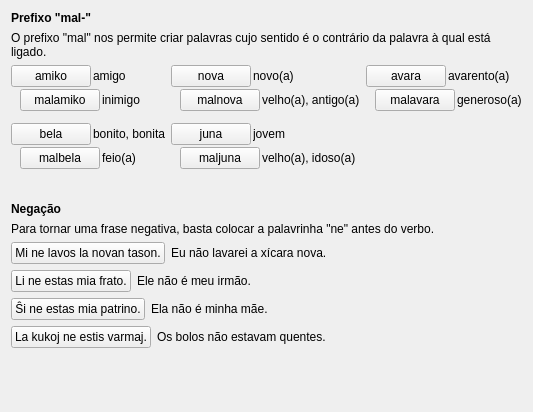
     <widget class="QWidget" name="tab_15">
      <attribute name="icon">
       <iconset resource="ikonoj.qrc">
        <normaloff>:/ikonoj/leciono.png</normaloff>:/ikonoj/leciono.png</iconset>
      </attribute>
      <attribute name="title">
       <string>3</string>
      </attribute>
      <layout class="QVBoxLayout" name="verticalLayout_67" stretch="0,1,0,2">
       <item>
        <layout class="QVBoxLayout" name="verticalLayout_66">
         <item>
          <widget class="titolo" name="Lec02_Label146">
           <property name="maximumSize">
            <size>
             <width>16777215</width>
             <height>30</height>
            </size>
           </property>
           <property name="font">
            <font>
             <weight>75</weight>
             <bold>true</bold>
            </font>
           </property>
           <property name="text">
            <string>Prefixo &quot;mal-&quot;</string>
           </property>
          </widget>
         </item>
         <item>
          <widget class="QLabel" name="Lec02_Label147">
           <property name="text">
            <string>O prefixo &quot;mal&quot; nos permite criar palavras cujo sentido é o contrário da palavra à qual está 
ligado.</string>
           </property>
           <property name="wordWrap">
            <bool>true</bool>
           </property>
          </widget>
         </item>
         <item>
          <layout class="QHBoxLayout" name="horizontalLayout_156">
           <item>
            <layout class="QVBoxLayout" name="verticalLayout_65">
             <property name="spacing">
              <number>12</number>
             </property>
             <item>
              <layout class="QVBoxLayout" name="verticalLayout_58">
               <property name="spacing">
                <number>2</number>
               </property>
               <item>
                <layout class="QHBoxLayout" name="horizontalLayout_146">
                 <item>
                  <widget class="klakbutono" name="Lec02_Button264">
                   <property name="sizePolicy">
                    <sizepolicy hsizetype="Maximum" vsizetype="Fixed">
                     <horstretch>0</horstretch>
                     <verstretch>0</verstretch>
                    </sizepolicy>
                   </property>
                   <property name="maximumSize">
                    <size>
                     <width>16777215</width>
                     <height>16777215</height>
                    </size>
                   </property>
                   <property name="text">
                    <string>amiko</string>
                   </property>
                  </widget>
                 </item>
                 <item>
                  <widget class="QLabel" name="Lec02_Label148">
                   <property name="text">
                    <string>amigo</string>
                   </property>
                   <property name="wordWrap">
                    <bool>true</bool>
                   </property>
                  </widget>
                 </item>
                </layout>
               </item>
               <item>
                <layout class="QHBoxLayout" name="horizontalLayout_147">
                 <item>
                  <widget class="label_sago_reversa" name="label_48">
                   <property name="sizePolicy">
                    <sizepolicy hsizetype="Maximum" vsizetype="Preferred">
                     <horstretch>0</horstretch>
                     <verstretch>0</verstretch>
                    </sizepolicy>
                   </property>
                   <property name="maximumSize">
                    <size>
                     <width>16777215</width>
                     <height>16777215</height>
                    </size>
                   </property>
                   <property name="text">
                    <string/>
                   </property>
                   <property name="pixmap">
                    <pixmap resource="ikonoj.qrc">:/ikonoj/sago_revena.png</pixmap>
                   </property>
                   <property name="alignment">
                    <set>Qt::AlignCenter</set>
                   </property>
                  </widget>
                 </item>
                 <item>
                  <widget class="klakbutono" name="Lec02_Button6">
                   <property name="sizePolicy">
                    <sizepolicy hsizetype="Maximum" vsizetype="Fixed">
                     <horstretch>0</horstretch>
                     <verstretch>0</verstretch>
                    </sizepolicy>
                   </property>
                   <property name="maximumSize">
                    <size>
                     <width>16777215</width>
                     <height>16777215</height>
                    </size>
                   </property>
                   <property name="text">
                    <string>malamiko</string>
                   </property>
                  </widget>
                 </item>
                 <item>
                  <widget class="QLabel" name="Lec02_Label4">
                   <property name="text">
                    <string>inimigo</string>
                   </property>
                   <property name="wordWrap">
                    <bool>true</bool>
                   </property>
                  </widget>
                 </item>
                </layout>
               </item>
              </layout>
             </item>
             <item>
              <layout class="QVBoxLayout" name="verticalLayout_59">
               <property name="spacing">
                <number>2</number>
               </property>
               <item>
                <layout class="QHBoxLayout" name="horizontalLayout_148">
                 <item>
                  <widget class="klakbutono" name="Lec02_Button265">
                   <property name="sizePolicy">
                    <sizepolicy hsizetype="Maximum" vsizetype="Fixed">
                     <horstretch>0</horstretch>
                     <verstretch>0</verstretch>
                    </sizepolicy>
                   </property>
                   <property name="maximumSize">
                    <size>
                     <width>16777215</width>
                     <height>16777215</height>
                    </size>
                   </property>
                   <property name="text">
                    <string>bela</string>
                   </property>
                  </widget>
                 </item>
                 <item>
                  <widget class="QLabel" name="Lec02_Label149">
                   <property name="text">
                    <string>bonito, bonita</string>
                   </property>
                   <property name="wordWrap">
                    <bool>true</bool>
                   </property>
                  </widget>
                 </item>
                </layout>
               </item>
               <item>
                <layout class="QHBoxLayout" name="horizontalLayout_149">
                 <item>
                  <widget class="label_sago_reversa" name="label_49">
                   <property name="sizePolicy">
                    <sizepolicy hsizetype="Maximum" vsizetype="Preferred">
                     <horstretch>0</horstretch>
                     <verstretch>0</verstretch>
                    </sizepolicy>
                   </property>
                   <property name="maximumSize">
                    <size>
                     <width>16777215</width>
                     <height>16777215</height>
                    </size>
                   </property>
                   <property name="text">
                    <string/>
                   </property>
                   <property name="pixmap">
                    <pixmap resource="ikonoj.qrc">:/ikonoj/sago_revena.png</pixmap>
                   </property>
                   <property name="alignment">
                    <set>Qt::AlignCenter</set>
                   </property>
                  </widget>
                 </item>
                 <item>
                  <widget class="klakbutono" name="Lec02_Button7">
                   <property name="sizePolicy">
                    <sizepolicy hsizetype="Maximum" vsizetype="Fixed">
                     <horstretch>0</horstretch>
                     <verstretch>0</verstretch>
                    </sizepolicy>
                   </property>
                   <property name="maximumSize">
                    <size>
                     <width>16777215</width>
                     <height>16777215</height>
                    </size>
                   </property>
                   <property name="text">
                    <string>malbela</string>
                   </property>
                  </widget>
                 </item>
                 <item>
                  <widget class="QLabel" name="Lec02_Label5">
                   <property name="text">
                    <string>feio(a)</string>
                   </property>
                   <property name="wordWrap">
                    <bool>true</bool>
                   </property>
                  </widget>
                 </item>
                </layout>
               </item>
              </layout>
             </item>
            </layout>
           </item>
           <item>
            <layout class="QVBoxLayout" name="verticalLayout_64">
             <property name="spacing">
              <number>12</number>
             </property>
             <item>
              <layout class="QVBoxLayout" name="verticalLayout_60">
               <property name="spacing">
                <number>2</number>
               </property>
               <item>
                <layout class="QHBoxLayout" name="horizontalLayout_150">
                 <item>
                  <widget class="klakbutono" name="Lec02_Button266">
                   <property name="sizePolicy">
                    <sizepolicy hsizetype="Maximum" vsizetype="Fixed">
                     <horstretch>0</horstretch>
                     <verstretch>0</verstretch>
                    </sizepolicy>
                   </property>
                   <property name="maximumSize">
                    <size>
                     <width>16777215</width>
                     <height>16777215</height>
                    </size>
                   </property>
                   <property name="text">
                    <string>nova</string>
                   </property>
                  </widget>
                 </item>
                 <item>
                  <widget class="QLabel" name="Lec02_Label150">
                   <property name="text">
                    <string>novo(a)</string>
                   </property>
                   <property name="wordWrap">
                    <bool>true</bool>
                   </property>
                  </widget>
                 </item>
                </layout>
               </item>
               <item>
                <layout class="QHBoxLayout" name="horizontalLayout_151">
                 <item>
                  <widget class="label_sago_reversa" name="label_50">
                   <property name="sizePolicy">
                    <sizepolicy hsizetype="Maximum" vsizetype="Preferred">
                     <horstretch>0</horstretch>
                     <verstretch>0</verstretch>
                    </sizepolicy>
                   </property>
                   <property name="maximumSize">
                    <size>
                     <width>16777215</width>
                     <height>16777215</height>
                    </size>
                   </property>
                   <property name="text">
                    <string/>
                   </property>
                   <property name="pixmap">
                    <pixmap resource="ikonoj.qrc">:/ikonoj/sago_revena.png</pixmap>
                   </property>
                   <property name="alignment">
                    <set>Qt::AlignCenter</set>
                   </property>
                  </widget>
                 </item>
                 <item>
                  <widget class="klakbutono" name="Lec02_Button8">
                   <property name="sizePolicy">
                    <sizepolicy hsizetype="Maximum" vsizetype="Fixed">
                     <horstretch>0</horstretch>
                     <verstretch>0</verstretch>
                    </sizepolicy>
                   </property>
                   <property name="maximumSize">
                    <size>
                     <width>16777215</width>
                     <height>16777215</height>
                    </size>
                   </property>
                   <property name="text">
                    <string>malnova</string>
                   </property>
                  </widget>
                 </item>
                 <item>
                  <widget class="QLabel" name="Lec02_Label6">
                   <property name="text">
                    <string>velho(a), antigo(a)</string>
                   </property>
                   <property name="wordWrap">
                    <bool>true</bool>
                   </property>
                  </widget>
                 </item>
                </layout>
               </item>
              </layout>
             </item>
             <item>
              <layout class="QVBoxLayout" name="verticalLayout_61">
               <property name="spacing">
                <number>2</number>
               </property>
               <item>
                <layout class="QHBoxLayout" name="horizontalLayout_152">
                 <item>
                  <widget class="klakbutono" name="Lec02_Button9">
                   <property name="sizePolicy">
                    <sizepolicy hsizetype="Maximum" vsizetype="Fixed">
                     <horstretch>0</horstretch>
                     <verstretch>0</verstretch>
                    </sizepolicy>
                   </property>
                   <property name="maximumSize">
                    <size>
                     <width>16777215</width>
                     <height>16777215</height>
                    </size>
                   </property>
                   <property name="text">
                    <string>juna</string>
                   </property>
                  </widget>
                 </item>
                 <item>
                  <widget class="QLabel" name="Lec02_Label9">
                   <property name="text">
                    <string>jovem</string>
                   </property>
                   <property name="wordWrap">
                    <bool>true</bool>
                   </property>
                  </widget>
                 </item>
                </layout>
               </item>
               <item>
                <layout class="QHBoxLayout" name="horizontalLayout_153">
                 <item>
                  <widget class="label_sago_reversa" name="label_51">
                   <property name="sizePolicy">
                    <sizepolicy hsizetype="Maximum" vsizetype="Preferred">
                     <horstretch>0</horstretch>
                     <verstretch>0</verstretch>
                    </sizepolicy>
                   </property>
                   <property name="maximumSize">
                    <size>
                     <width>16777215</width>
                     <height>16777215</height>
                    </size>
                   </property>
                   <property name="text">
                    <string/>
                   </property>
                   <property name="pixmap">
                    <pixmap resource="ikonoj.qrc">:/ikonoj/sago_revena.png</pixmap>
                   </property>
                   <property name="alignment">
                    <set>Qt::AlignCenter</set>
                   </property>
                  </widget>
                 </item>
                 <item>
                  <widget class="klakbutono" name="Lec02_Button10">
                   <property name="sizePolicy">
                    <sizepolicy hsizetype="Maximum" vsizetype="Fixed">
                     <horstretch>0</horstretch>
                     <verstretch>0</verstretch>
                    </sizepolicy>
                   </property>
                   <property name="maximumSize">
                    <size>
                     <width>16777215</width>
                     <height>16777215</height>
                    </size>
                   </property>
                   <property name="text">
                    <string>maljuna</string>
                   </property>
                  </widget>
                 </item>
                 <item>
                  <widget class="QLabel" name="Lec02_Label10">
                   <property name="text">
                    <string>velho(a), idoso(a)</string>
                   </property>
                   <property name="wordWrap">
                    <bool>true</bool>
                   </property>
                  </widget>
                 </item>
                </layout>
               </item>
              </layout>
             </item>
            </layout>
           </item>
           <item>
            <layout class="QVBoxLayout" name="verticalLayout_63">
             <item>
              <layout class="QVBoxLayout" name="verticalLayout_62">
               <property name="spacing">
                <number>2</number>
               </property>
               <item>
                <layout class="QHBoxLayout" name="horizontalLayout_154">
                 <item>
                  <widget class="klakbutono" name="Lec02_Button500">
                   <property name="sizePolicy">
                    <sizepolicy hsizetype="Maximum" vsizetype="Fixed">
                     <horstretch>0</horstretch>
                     <verstretch>0</verstretch>
                    </sizepolicy>
                   </property>
                   <property name="maximumSize">
                    <size>
                     <width>16777215</width>
                     <height>16777215</height>
                    </size>
                   </property>
                   <property name="text">
                    <string>avara</string>
                   </property>
                  </widget>
                 </item>
                 <item>
                  <widget class="QLabel" name="Lec02_Label17">
                   <property name="text">
                    <string>avarento(a)</string>
                   </property>
                   <property name="wordWrap">
                    <bool>true</bool>
                   </property>
                  </widget>
                 </item>
                </layout>
               </item>
               <item>
                <layout class="QHBoxLayout" name="horizontalLayout_155">
                 <item>
                  <widget class="label_sago_reversa" name="label_52">
                   <property name="sizePolicy">
                    <sizepolicy hsizetype="Maximum" vsizetype="Preferred">
                     <horstretch>0</horstretch>
                     <verstretch>0</verstretch>
                    </sizepolicy>
                   </property>
                   <property name="maximumSize">
                    <size>
                     <width>16777215</width>
                     <height>16777215</height>
                    </size>
                   </property>
                   <property name="text">
                    <string/>
                   </property>
                   <property name="pixmap">
                    <pixmap resource="ikonoj.qrc">:/ikonoj/sago_revena.png</pixmap>
                   </property>
                   <property name="alignment">
                    <set>Qt::AlignCenter</set>
                   </property>
                  </widget>
                 </item>
                 <item>
                  <widget class="klakbutono" name="Lec02_Button501">
                   <property name="sizePolicy">
                    <sizepolicy hsizetype="Maximum" vsizetype="Fixed">
                     <horstretch>0</horstretch>
                     <verstretch>0</verstretch>
                    </sizepolicy>
                   </property>
                   <property name="maximumSize">
                    <size>
                     <width>16777215</width>
                     <height>16777215</height>
                    </size>
                   </property>
                   <property name="text">
                    <string>malavara</string>
                   </property>
                  </widget>
                 </item>
                 <item>
                  <widget class="QLabel" name="Lec02_Label18">
                   <property name="text">
                    <string>generoso(a)</string>
                   </property>
                   <property name="wordWrap">
                    <bool>true</bool>
                   </property>
                  </widget>
                 </item>
                </layout>
               </item>
              </layout>
             </item>
             <item>
              <widget class="QLabel" name="label_54">
               <property name="text">
                <string/>
               </property>
              </widget>
             </item>
             <item>
              <widget class="QLabel" name="label_53">
               <property name="text">
                <string/>
               </property>
              </widget>
             </item>
            </layout>
           </item>
          </layout>
         </item>
        </layout>
       </item>
       <item>
        <spacer name="verticalSpacer">
         <property name="orientation">
          <enum>Qt::Vertical</enum>
         </property>
         <property name="sizeHint" stdset="0">
          <size>
           <width>20</width>
           <height>40</height>
          </size>
         </property>
        </spacer>
       </item>
       <item>
        <layout class="QVBoxLayout" name="verticalLayout_57">
         <item>
          <widget class="titolo" name="Lec02_Label151">
           <property name="maximumSize">
            <size>
             <width>16777215</width>
             <height>30</height>
            </size>
           </property>
           <property name="font">
            <font>
             <weight>75</weight>
             <bold>true</bold>
            </font>
           </property>
           <property name="text">
            <string>Negação</string>
           </property>
          </widget>
         </item>
         <item>
          <widget class="QLabel" name="Lec02_Label152">
           <property name="text">
            <string>Para tornar uma frase negativa, basta colocar a palavrinha &quot;ne&quot; antes do verbo.</string>
           </property>
           <property name="wordWrap">
            <bool>true</bool>
           </property>
          </widget>
         </item>
         <item>
          <layout class="QHBoxLayout" name="horizontalLayout_145">
           <item>
            <widget class="klakbutono" name="Lec02_Button267">
             <property name="sizePolicy">
              <sizepolicy hsizetype="Maximum" vsizetype="Fixed">
               <horstretch>0</horstretch>
               <verstretch>0</verstretch>
              </sizepolicy>
             </property>
             <property name="maximumSize">
              <size>
               <width>16777215</width>
               <height>16777215</height>
              </size>
             </property>
             <property name="text">
              <string>Mi ne lavos la novan tason.</string>
             </property>
            </widget>
           </item>
           <item>
            <widget class="QLabel" name="Lec02_Label21">
             <property name="text">
              <string>Eu não lavarei a xícara nova.</string>
             </property>
             <property name="wordWrap">
              <bool>true</bool>
             </property>
            </widget>
           </item>
          </layout>
         </item>
         <item>
          <layout class="QHBoxLayout" name="horizontalLayout_144">
           <item>
            <widget class="klakbutono" name="Lec02_Button268">
             <property name="sizePolicy">
              <sizepolicy hsizetype="Maximum" vsizetype="Fixed">
               <horstretch>0</horstretch>
               <verstretch>0</verstretch>
              </sizepolicy>
             </property>
             <property name="maximumSize">
              <size>
               <width>16777215</width>
               <height>16777215</height>
              </size>
             </property>
             <property name="text">
              <string>Li ne estas mia frato.</string>
             </property>
            </widget>
           </item>
           <item>
            <widget class="QLabel" name="Lec02_Label154">
             <property name="text">
              <string>Ele não é meu irmão.</string>
             </property>
             <property name="wordWrap">
              <bool>true</bool>
             </property>
            </widget>
           </item>
          </layout>
         </item>
         <item>
          <layout class="QHBoxLayout" name="horizontalLayout_143">
           <item>
            <widget class="klakbutono" name="Lec02_Button269">
             <property name="sizePolicy">
              <sizepolicy hsizetype="Maximum" vsizetype="Fixed">
               <horstretch>0</horstretch>
               <verstretch>0</verstretch>
              </sizepolicy>
             </property>
             <property name="maximumSize">
              <size>
               <width>16777215</width>
               <height>16777215</height>
              </size>
             </property>
             <property name="text">
              <string>Ŝi ne estas mia patrino.</string>
             </property>
            </widget>
           </item>
           <item>
            <widget class="QLabel" name="Lec02_Label155">
             <property name="text">
              <string>Ela não é minha mãe.</string>
             </property>
             <property name="wordWrap">
              <bool>true</bool>
             </property>
            </widget>
           </item>
          </layout>
         </item>
         <item>
          <layout class="QHBoxLayout" name="horizontalLayout_142">
           <item>
            <widget class="klakbutono" name="Lec02_Button270">
             <property name="sizePolicy">
              <sizepolicy hsizetype="Maximum" vsizetype="Fixed">
               <horstretch>0</horstretch>
               <verstretch>0</verstretch>
              </sizepolicy>
             </property>
             <property name="maximumSize">
              <size>
               <width>16777215</width>
               <height>16777215</height>
              </size>
             </property>
             <property name="text">
              <string>La kukoj ne estis varmaj.</string>
             </property>
            </widget>
           </item>
           <item>
            <widget class="QLabel" name="Lec02_Label156">
             <property name="text">
              <string>Os bolos não estavam quentes.</string>
             </property>
             <property name="wordWrap">
              <bool>true</bool>
             </property>
            </widget>
           </item>
          </layout>
         </item>
        </layout>
       </item>
       <item>
        <spacer name="verticalSpacer_2">
         <property name="orientation">
          <enum>Qt::Vertical</enum>
         </property>
         <property name="sizeHint" stdset="0">
          <size>
           <width>20</width>
           <height>40</height>
          </size>
         </property>
        </spacer>
       </item>
      </layout>
     </widget>
